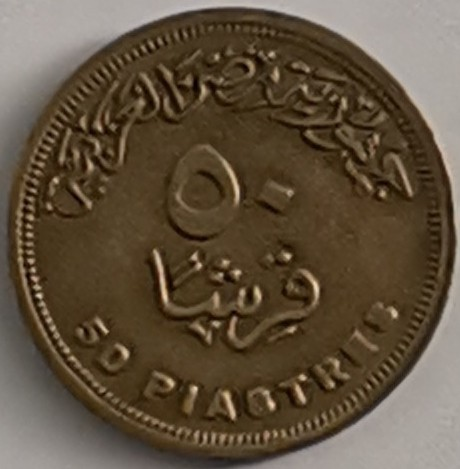
#> input picture Data/half-coin.jpg, 460 x 469 px, given in place of the camera
$ python coin_detection_hough.py
#> lines starting #> are read from the running program, lines starting #| are printed output that depends on the picture; after the words box and inside, x2 and y2 are one past the last pixel; in counts of white or black regions, pixels touching at a corner belong together
import cv2
import numpy as np

cap = cv2.VideoCapture(1)

while True:
    ret, frame = cap.read()
#> frame is the input picture: shape (469, 460, 3); mean B, G, R 62.6, 81.8, 96.6
    if not ret:
        break

    gray = cv2.cvtColor(frame, cv2.COLOR_BGR2GRAY)
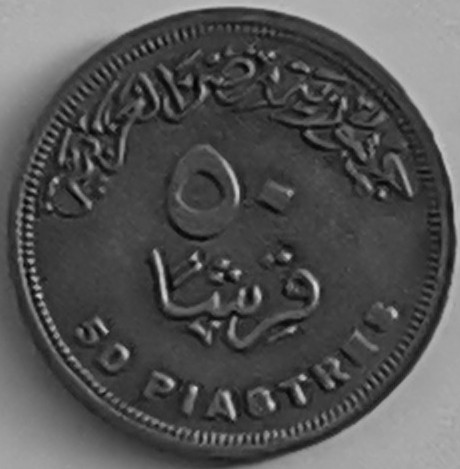
#> gray: shape (469, 460); min 4, max 220, mean 84


    gray_blurred = cv2.medianBlur(gray, 7)
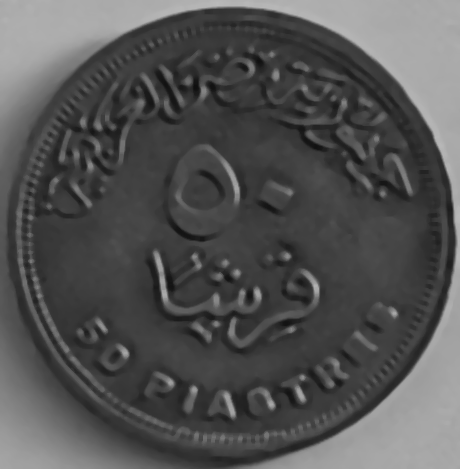
#> gray_blurred: shape (469, 460); min 15, max 186, mean 83.4

    circles = cv2.HoughCircles(
        gray_blurred,
        cv2.HOUGH_GRADIENT,
        dp=1, #accuracy
        minDist=80,
        param1=50, #to get frames
        param2=40, # to check the ratio of being sure that it's circle
        minRadius=20,
        maxRadius=200
    )
#> circles = 14 rows, first 8: [223.5, 249.5, 192.8], [235.5, 169.5, 149.8], [305.5, 243.5, 149.9], [145.5, 221.5, 138.9], [158.5, 300.5, 129], [284.5, 349.5, 91.4], [311.5, 136.5, 85.9], [165.5, 112.5, 89.3]

    if circles is not None:
        circles = np.uint16(np.around(circles)) #flout
#> circles = 14 rows, first 8: [224, 250, 193], [236, 170, 150], [306, 244, 150], [146, 222, 139], [158, 300, 129], [284, 350, 91], [312, 136, 86], [166, 112, 89]

        for circle in circles[0, :]:
            cx, cy, radius = circle[0], circle[1], circle[2]
            diameter = radius * 2

            if 130 <= diameter <= 134:
                name = "New Coin"
            elif 154 <= diameter <= 158:
                name = "Old Coin"
            elif 138 <= diameter <= 144:
                name = "Half Coin"
            else:
                name = None


            cv2.circle(frame, (cx, cy), radius, (0, 255, 0), 2)

            cv2.circle(frame, (cx, cy), 2, (0, 0, 255), 3)


            if name is not None:
                cv2.putText(frame, name, (cx - radius, cy - radius - 10),
                            cv2.FONT_HERSHEY_SIMPLEX, 0.6, (0, 255, 0), 2)
#> this loop made 14 passes
#> (cx, cy, radius, diameter, name) on pass 11: (176, 388, 66, 132, 'New Coin')
#> (cx, cy, radius, diameter) on passes 1 to 6: (224, 250, 193, 386), (236, 170, 150, 300), (306, 244, 150, 300), (146, 222, 139, 278), (158, 300, 129, 258), (284, 350, 91, 182)
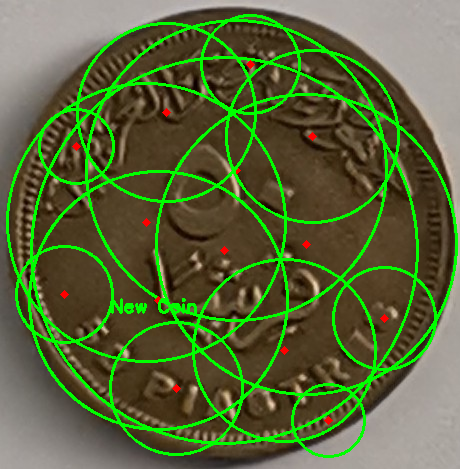
#> frame: shape (469, 460, 3); 11.32% of pixels changed, all inside (x1, y1, x2, y2) = (6, 14, 458, 458)

    cv2.imshow('frame', frame)
    if cv2.waitKey(1) & 0xFF == ord('x'):
#> (key x is pressed here)
        break

cap.release()
cv2.destroyAllWindows()

$ run again, on Data/new-coin.jpg
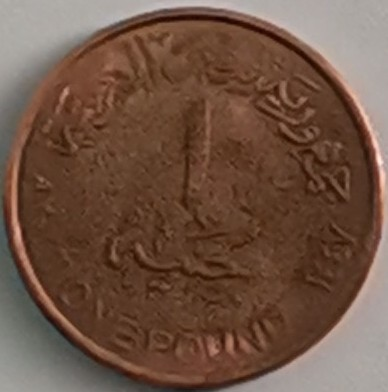
#> input picture Data/new-coin.jpg, 388 x 392 px, given in place of the camera
#> frame is the input picture: shape (392, 388, 3); mean B, G, R 67.8, 83.6, 111.5
#> `gray = cv2.cvtColor(frame, cv2.COLOR_BGR2GRAY)`:
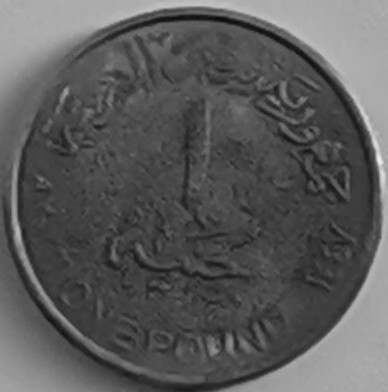
#> gray: shape (392, 388); min 11, max 238, mean 90.1
#> `circles = cv2.HoughCircles( gray_blurred, cv2.HOUGH_GRADIENT, dp=1, #a..`: circles = [[191.5, 197.5, 191.6], [272.5, 192.5, 113.5], [212.5, 119.5, 111.4], [136.5, 291.5, 74.7], [127.5, 122.5, 83.8], [297.5, 113.5, 52.7]]
#> `circles = np.uint16(np.around(circles))`: circles = [[192, 198, 192], [272, 192, 114], [212, 120, 111], [136, 292, 75], [128, 122, 84], [298, 114, 53]]
#> the loop `for circle in circles[0, :]:` made 6 passes
#> (cx, cy, radius, diameter) on passes 1 to 6: (192, 198, 192, 384), (272, 192, 114, 228), (212, 120, 111, 222), (136, 292, 75, 150), (128, 122, 84, 168), (298, 114, 53, 106)
#> after the loop `for circle in circles[0, :]:`:
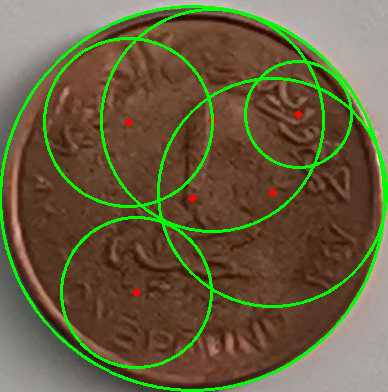
#> frame: shape (392, 388, 3); 7.56% of pixels changed, all inside (x1, y1, x2, y2) = (0, 5, 388, 392)

$ run again, on Data/old-coin.jpg
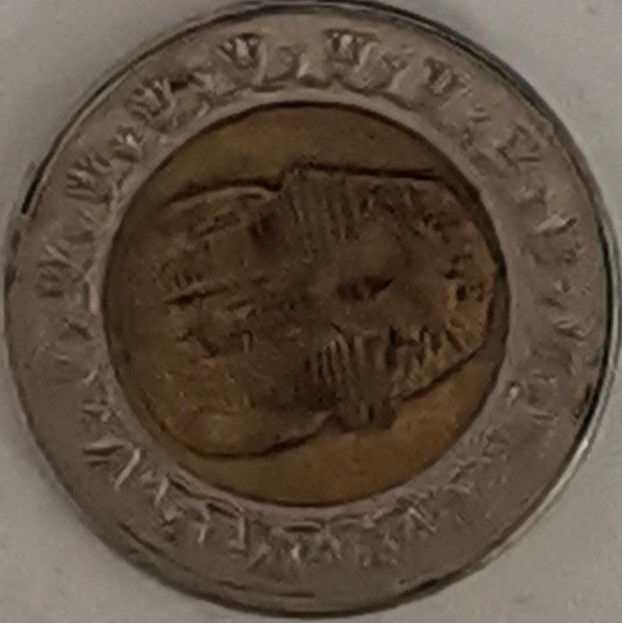
#> input picture Data/old-coin.jpg, 622 x 623 px, given in place of the camera
#> frame is the input picture: shape (623, 622, 3); mean B, G, R 63.4, 77.5, 91.7
#> `gray = cv2.cvtColor(frame, cv2.COLOR_BGR2GRAY)`:
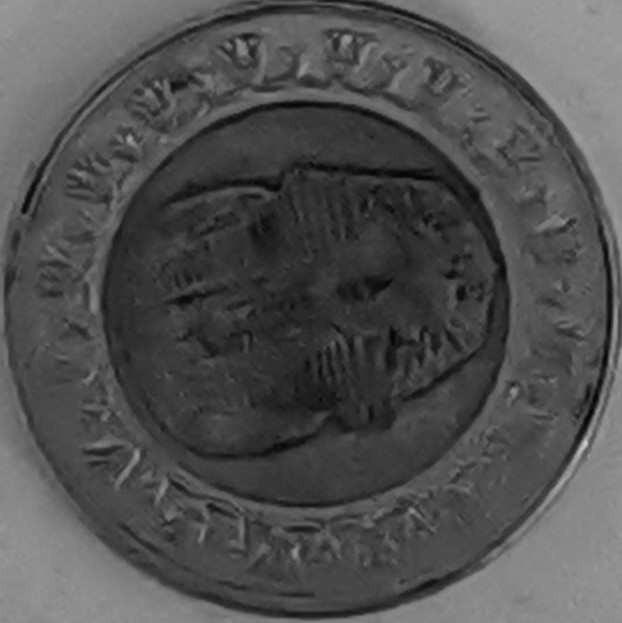
#> gray: shape (623, 622); min 3, max 206, mean 80.2
#> `circles = cv2.HoughCircles( gray_blurred, cv2.HOUGH_GRADIENT, dp=1, #a..`: circles = 18 rows, first 8: [300.5, 303.5, 199.4], [375.5, 225.5, 199.4], [261.5, 220.5, 199.4], [223.5, 373.5, 196.1], [397.5, 372.5, 193.9], [190.5, 262.5, 171.9], [191.5, 178.5, 130.1], [311.5, 448.5, 163.1]
#> `circles = np.uint16(np.around(circles))`: circles = 18 rows, first 8: [300, 304, 199], [376, 226, 199], [262, 220, 199], [224, 374, 196], [398, 372, 194], [190, 262, 172], [192, 178, 130], [312, 448, 163]
#> the loop `for circle in circles[0, :]:` made 18 passes
#> (cx, cy, radius, diameter, name) on pass 13: (522, 416, 77, 154, 'Old Coin')
#> after the loop `for circle in circles[0, :]:`:
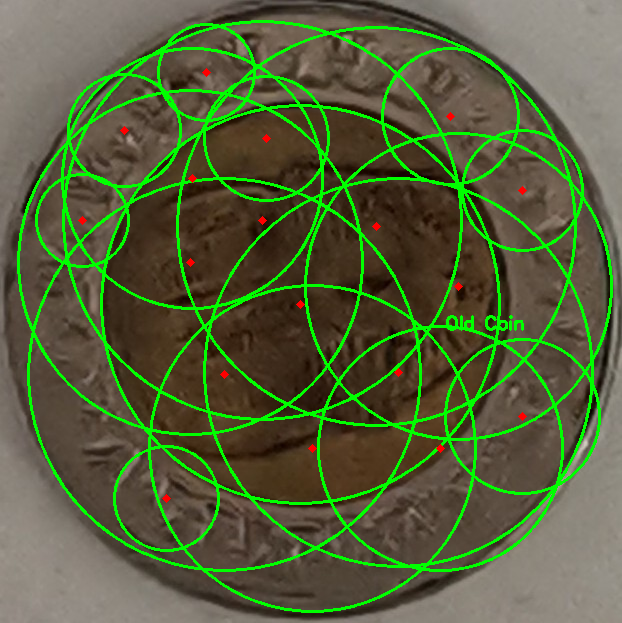
#> frame: shape (623, 622, 3); 10.35% of pixels changed, all inside (x1, y1, x2, y2) = (17, 20, 613, 613)
